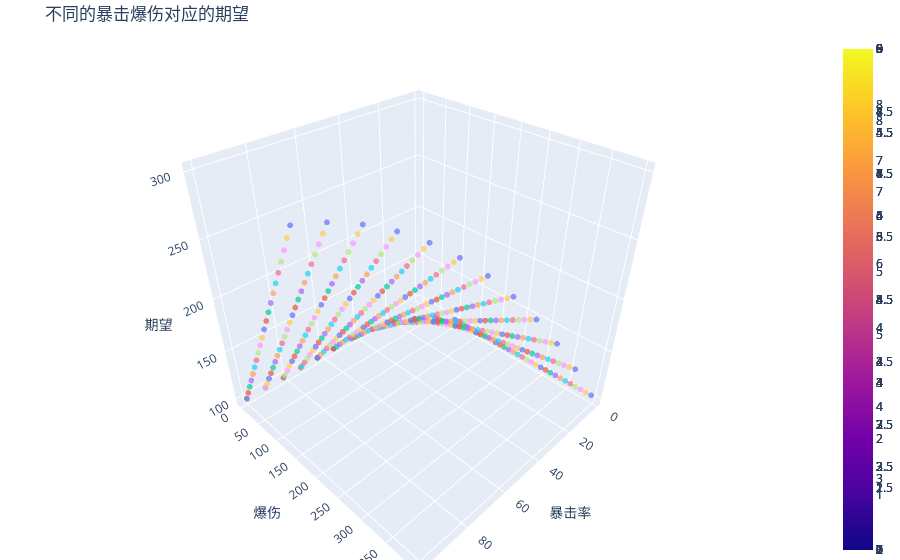

Notebook code for this chart:
### Code cell
fig = go.Figure()
fig.update_layout(title=dict(text="不同的暴击爆伤对应的期望"),
                  scene = dict( xaxis_title='暴击率',
                    yaxis_title='爆伤',
                    zaxis_title='期望'),
                  margin=dict(l=20, r=20, t=39, b=0),
                  
)
for i in range(0, 301, 10):
    fig.add_trace(go.Scatter3d(
    x=critic_rate, y=critic_dam[i], z=expectation[i],
    mode='markers',
    marker=dict(showscale=True),
    opacity=0.7,
    text = critic_dam[i]/critic_rate,
    ))
fig.update_traces(marker_size=2, showlegend=False)
                  
fig

### Figure 1 — Plotly figure (JSON) as saved in the notebook; plotly's stock layout.template omitted (floating-point values rounded to 4 significant figures)
{"data": [{"marker": {"showscale": true, "size": 2}, "mode": "markers", "opacity": 0.7, "showlegend": false, "text": [98, 8, 3.263, 1.571, 0.7027, 0.1739, 0, 0, 0, 0, 0, 0], "type": "scatter3d", "x": [1, 10, 19, 28, 37, 46, 55, 64, 73, 82, 91, 100], "y": [98, 80, 62, 44, 26, 8, 0, 0, 0, 0, 0, 0], "z": [101.0, 108, 111.8, 112.3, 109.6, 103.7, 100, 100, 100, 100, 100, 100]}, {"marker": {"showscale": true, "size": 2}, "mode": "markers", "opacity": 0.7, "showlegend": false, "text": [108, 9, 3.789, 1.929, 0.973, 0.3913, 0, 0, 0, 0, 0, 0], "type": "scatter3d", "x": [1, 10, 19, 28, 37, 46, 55, 64, 73, 82, 91, 100], "y": [108, 90, 72, 54, 36, 18, 0, 0, 0, 0, 0, 0], "z": [101.1, 109, 113.7, 115.1, 113.3, 108.3, 100, 100, 100, 100, 100, 100]}, {"marker": {"showscale": true, "size": 2}, "mode": "markers", "opacity": 0.7, "showlegend": false, "text": [118, 10, 4.316, 2.286, 1.243, 0.6087, 0.1818, 0, 0, 0, 0, 0], "type": "scatter3d", "x": [1, 10, 19, 28, 37, 46, 55, 64, 73, 82, 91, 100], "y": [118, 100, 82, 64, 46, 28, 10, 0, 0, 0, 0, 0], "z": [101.2, 110, 115.6, 117.9, 117.0, 112.9, 105.5, 100, 100, 100, 100, 100]}, {"marker": {"showscale": true, "size": 2}, "mode": "markers", "opacity": 0.7, "showlegend": false, "text": [128, 11, 4.842, 2.643, 1.514, 0.8261, 0.3636, 0.03125, 0, 0, 0, 0], "type": "scatter3d", "x": [1, 10, 19, 28, 37, 46, 55, 64, 73, 82, 91, 100], "y": [128, 110, 92, 74, 56, 38, 20, 2, 0, 0, 0, 0], "z": [101.3, 111, 117.5, 120.7, 120.7, 117.5, 111, 101.3, 100, 100, 100, 100]}, {"marker": {"showscale": true, "size": 2}, "mode": "markers", "opacity": 0.7, "showlegend": false, "text": [138, 12, 5.368, 3, 1.784, 1.043, 0.5455, 0.1875, 0, 0, 0, 0], "type": "scatter3d", "x": [1, 10, 19, 28, 37, 46, 55, 64, 73, 82, 91, 100], "y": [138, 120, 102, 84, 66, 48, 30, 12, 0, 0, 0, 0], "z": [101.4, 112, 119.4, 123.5, 124.4, 122.1, 116.5, 107.7, 100, 100, 100, 100]}, {"marker": {"showscale": true, "size": 2}, "mode": "markers", "opacity": 0.7, "showlegend": false, "text": [148, 13, 5.895, 3.357, 2.054, 1.261, 0.7273, 0.3438, 0.05479, 0, 0, 0], "type": "scatter3d", "x": [1, 10, 19, 28, 37, 46, 55, 64, 73, 82, 91, 100], "y": [148, 130, 112, 94, 76, 58, 40, 22, 4, 0, 0, 0], "z": [101.5, 113, 121.3, 126.3, 128.1, 126.7, 122, 114.1, 102.9, 100, 100, 100]}, {"marker": {"showscale": true, "size": 2}, "mode": "markers", "opacity": 0.7, "showlegend": false, "text": [158, 14, 6.421, 3.714, 2.324, 1.478, 0.9091, 0.5, 0.1918, 0, 0, 0], "type": "scatter3d", "x": [1, 10, 19, 28, 37, 46, 55, 64, 73, 82, 91, 100], "y": [158, 140, 122, 104, 86, 68, 50, 32, 14, 0, 0, 0], "z": [101.6, 114, 123.2, 129.1, 131.8, 131.3, 127.5, 120.5, 110.2, 100, 100, 100]}, {"marker": {"showscale": true, "size": 2}, "mode": "markers", "opacity": 0.7, "showlegend": false, "text": [168, 15, 6.947, 4.071, 2.595, 1.696, 1.091, 0.6562, 0.3288, 0.07317, 0, 0], "type": "scatter3d", "x": [1, 10, 19, 28, 37, 46, 55, 64, 73, 82, 91, 100], "y": [168, 150, 132, 114, 96, 78, 60, 42, 24, 6, 0, 0], "z": [101.7, 115, 125.1, 131.9, 135.5, 135.9, 133, 126.9, 117.5, 104.9, 100, 100]}, {"marker": {"showscale": true, "size": 2}, "mode": "markers", "opacity": 0.7, "showlegend": false, "text": [178, 16, 7.474, 4.429, 2.865, 1.913, 1.273, 0.8125, 0.4658, 0.1951, 0, 0], "type": "scatter3d", "x": [1, 10, 19, 28, 37, 46, 55, 64, 73, 82, 91, 100], "y": [178, 160, 142, 124, 106, 88, 70, 52, 34, 16, 0, 0], "z": [101.8, 116, 127.0, 134.7, 139.2, 140.5, 138.5, 133.3, 124.8, 113.1, 100, 100]}, {"marker": {"showscale": true, "size": 2}, "mode": "markers", "opacity": 0.7, "showlegend": false, "text": [188, 17, 8, 4.786, 3.135, 2.13, 1.455, 0.9688, 0.6027, 0.3171, 0.08791, 0], "type": "scatter3d", "x": [1, 10, 19, 28, 37, 46, 55, 64, 73, 82, 91, 100], "y": [188, 170, 152, 134, 116, 98, 80, 62, 44, 26, 8, 0], "z": [101.9, 117, 128.9, 137.5, 142.9, 145.1, 144, 139.7, 132.1, 121.3, 107.3, 100]}, {"marker": {"showscale": true, "size": 2}, "mode": "markers", "opacity": 0.7, "showlegend": false, "text": [198, 18, 8.526, 5.143, 3.405, 2.348, 1.636, 1.125, 0.7397, 0.439, 0.1978, 0], "type": "scatter3d", "x": [1, 10, 19, 28, 37, 46, 55, 64, 73, 82, 91, 100], "y": [198, 180, 162, 144, 126, 108, 90, 72, 54, 36, 18, 0], "z": [102.0, 118, 130.8, 140.3, 146.6, 149.7, 149.5, 146.1, 139.4, 129.5, 116.4, 100]}, {"marker": {"showscale": true, "size": 2}, "mode": "markers", "opacity": 0.7, "showlegend": false, "text": [208, 19, 9.053, 5.5, 3.676, 2.565, 1.818, 1.281, 0.8767, 0.561, 0.3077, 0.1], "type": "scatter3d", "x": [1, 10, 19, 28, 37, 46, 55, 64, 73, 82, 91, 100], "y": [208, 190, 172, 154, 136, 118, 100, 82, 64, 46, 28, 10], "z": [102.1, 119, 132.7, 143.1, 150.3, 154.3, 155, 152.5, 146.7, 137.7, 125.5, 110]}, {"marker": {"showscale": true, "size": 2}, "mode": "markers", "opacity": 0.7, "showlegend": false, "text": [218, 20, 9.579, 5.857, 3.946, 2.783, 2, 1.438, 1.014, 0.6829, 0.4176, 0.2], "type": "scatter3d", "x": [1, 10, 19, 28, 37, 46, 55, 64, 73, 82, 91, 100], "y": [218, 200, 182, 164, 146, 128, 110, 92, 74, 56, 38, 20], "z": [102.2, 120, 134.6, 145.9, 154.0, 158.9, 160.5, 158.9, 154.0, 145.9, 134.6, 120]}, {"marker": {"showscale": true, "size": 2}, "mode": "markers", "opacity": 0.7, "showlegend": false, "text": [228, 21, 10.11, 6.214, 4.216, 3, 2.182, 1.594, 1.151, 0.8049, 0.5275, 0.3], "type": "scatter3d", "x": [1, 10, 19, 28, 37, 46, 55, 64, 73, 82, 91, 100], "y": [228, 210, 192, 174, 156, 138, 120, 102, 84, 66, 48, 30], "z": [102.3, 121, 136.5, 148.7, 157.7, 163.5, 166, 165.3, 161.3, 154.1, 143.7, 130]}, {"marker": {"showscale": true, "size": 2}, "mode": "markers", "opacity": 0.7, "showlegend": false, "text": [238, 22, 10.63, 6.571, 4.486, 3.217, 2.364, 1.75, 1.288, 0.9268, 0.6374, 0.4], "type": "scatter3d", "x": [1, 10, 19, 28, 37, 46, 55, 64, 73, 82, 91, 100], "y": [238, 220, 202, 184, 166, 148, 130, 112, 94, 76, 58, 40], "z": [102.4, 122, 138.4, 151.5, 161.4, 168.1, 171.5, 171.7, 168.6, 162.3, 152.8, 140]}, {"marker": {"showscale": true, "size": 2}, "mode": "markers", "opacity": 0.7, "showlegend": false, "text": [248, 23, 11.16, 6.929, 4.757, 3.435, 2.545, 1.906, 1.425, 1.049, 0.7473, 0.5], "type": "scatter3d", "x": [1, 10, 19, 28, 37, 46, 55, 64, 73, 82, 91, 100], "y": [248, 230, 212, 194, 176, 158, 140, 122, 104, 86, 68, 50], "z": [102.5, 123, 140.3, 154.3, 165.1, 172.7, 177, 178.1, 175.9, 170.5, 161.9, 150]}, {"marker": {"showscale": true, "size": 2}, "mode": "markers", "opacity": 0.7, "showlegend": false, "text": [258, 24, 11.68, 7.286, 5.027, 3.652, 2.727, 2.062, 1.562, 1.171, 0.8571, 0.6], "type": "scatter3d", "x": [1, 10, 19, 28, 37, 46, 55, 64, 73, 82, 91, 100], "y": [258, 240, 222, 204, 186, 168, 150, 132, 114, 96, 78, 60], "z": [102.6, 124, 142.2, 157.1, 168.8, 177.3, 182.5, 184.5, 183.2, 178.7, 171.0, 160]}, {"marker": {"showscale": true, "size": 2}, "mode": "markers", "opacity": 0.7, "showlegend": false, "text": [268, 25, 12.21, 7.643, 5.297, 3.87, 2.909, 2.219, 1.699, 1.293, 0.967, 0.7], "type": "scatter3d", "x": [1, 10, 19, 28, 37, 46, 55, 64, 73, 82, 91, 100], "y": [268, 250, 232, 214, 196, 178, 160, 142, 124, 106, 88, 70], "z": [102.7, 125, 144.1, 159.9, 172.5, 181.9, 188, 190.9, 190.5, 186.9, 180.1, 170]}, {"marker": {"showscale": true, "size": 2}, "mode": "markers", "opacity": 0.7, "showlegend": false, "text": [278, 26, 12.74, 8, 5.568, 4.087, 3.091, 2.375, 1.836, 1.415, 1.077, 0.8], "type": "scatter3d", "x": [1, 10, 19, 28, 37, 46, 55, 64, 73, 82, 91, 100], "y": [278, 260, 242, 224, 206, 188, 170, 152, 134, 116, 98, 80], "z": [102.8, 126, 146.0, 162.7, 176.2, 186.5, 193.5, 197.3, 197.8, 195.1, 189.2, 180]}, {"marker": {"showscale": true, "size": 2}, "mode": "markers", "opacity": 0.7, "showlegend": false, "text": [288, 27, 13.26, 8.357, 5.838, 4.304, 3.273, 2.531, 1.973, 1.537, 1.187, 0.9], "type": "scatter3d", "x": [1, 10, 19, 28, 37, 46, 55, 64, 73, 82, 91, 100], "y": [288, 270, 252, 234, 216, 198, 180, 162, 144, 126, 108, 90], "z": [102.9, 127, 147.9, 165.5, 179.9, 191.1, 199, 203.7, 205.1, 203.3, 198.3, 190]}, {"marker": {"showscale": true, "size": 2}, "mode": "markers", "opacity": 0.7, "showlegend": false, "text": [298, 28, 13.79, 8.714, 6.108, 4.522, 3.455, 2.688, 2.11, 1.659, 1.297, 1], "type": "scatter3d", "x": [1, 10, 19, 28, 37, 46, 55, 64, 73, 82, 91, 100], "y": [298, 280, 262, 244, 226, 208, 190, 172, 154, 136, 118, 100], "z": [103.0, 128, 149.8, 168.3, 183.6, 195.7, 204.5, 210.1, 212.4, 211.5, 207.4, 200]}, {"marker": {"showscale": true, "size": 2}, "mode": "markers", "opacity": 0.7, "showlegend": false, "text": [308, 29, 14.32, 9.071, 6.378, 4.739, 3.636, 2.844, 2.247, 1.78, 1.407, 1.1], "type": "scatter3d", "x": [1, 10, 19, 28, 37, 46, 55, 64, 73, 82, 91, 100], "y": [308, 290, 272, 254, 236, 218, 200, 182, 164, 146, 128, 110], "z": [103.1, 129, 151.7, 171.1, 187.3, 200.3, 210, 216.5, 219.7, 219.7, 216.5, 210]}, {"marker": {"showscale": true, "size": 2}, "mode": "markers", "opacity": 0.7, "showlegend": false, "text": [318, 30, 14.84, 9.429, 6.649, 4.957, 3.818, 3, 2.384, 1.902, 1.516, 1.2], "type": "scatter3d", "x": [1, 10, 19, 28, 37, 46, 55, 64, 73, 82, 91, 100], "y": [318, 300, 282, 264, 246, 228, 210, 192, 174, 156, 138, 120], "z": [103.2, 130, 153.6, 173.9, 191.0, 204.9, 215.5, 222.9, 227.0, 227.9, 225.6, 220]}, {"marker": {"showscale": true, "size": 2}, "mode": "markers", "opacity": 0.7, "showlegend": false, "text": [328, 31, 15.37, 9.786, 6.919, 5.174, 4, 3.156, 2.521, 2.024, 1.626, 1.3], "type": "scatter3d", "x": [1, 10, 19, 28, 37, 46, 55, 64, 73, 82, 91, 100], "y": [328, 310, 292, 274, 256, 238, 220, 202, 184, 166, 148, 130], "z": [103.3, 131, 155.5, 176.7, 194.7, 209.5, 221, 229.3, 234.3, 236.1, 234.7, 230]}, {"marker": {"showscale": true, "size": 2}, "mode": "markers", "opacity": 0.7, "showlegend": false, "text": [338, 32, 15.89, 10.14, 7.189, 5.391, 4.182, 3.312, 2.658, 2.146, 1.736, 1.4], "type": "scatter3d", "x": [1, 10, 19, 28, 37, 46, 55, 64, 73, 82, 91, 100], "y": [338, 320, 302, 284, 266, 248, 230, 212, 194, 176, 158, 140], "z": [103.4, 132, 157.4, 179.5, 198.4, 214.1, 226.5, 235.7, 241.6, 244.3, 243.8, 240]}, {"marker": {"showscale": true, "size": 2}, "mode": "markers", "opacity": 0.7, "showlegend": false, "text": [348, 33, 16.42, 10.5, 7.459, 5.609, 4.364, 3.469, 2.795, 2.268, 1.846, 1.5], "type": "scatter3d", "x": [1, 10, 19, 28, 37, 46, 55, 64, 73, 82, 91, 100], "y": [348, 330, 312, 294, 276, 258, 240, 222, 204, 186, 168, 150], "z": [103.5, 133, 159.3, 182.3, 202.1, 218.7, 232, 242.1, 248.9, 252.5, 252.9, 250]}, {"marker": {"showscale": true, "size": 2}, "mode": "markers", "opacity": 0.7, "showlegend": false, "text": [358, 34, 16.95, 10.86, 7.73, 5.826, 4.545, 3.625, 2.932, 2.39, 1.956, 1.6], "type": "scatter3d", "x": [1, 10, 19, 28, 37, 46, 55, 64, 73, 82, 91, 100], "y": [358, 340, 322, 304, 286, 268, 250, 232, 214, 196, 178, 160], "z": [103.6, 134, 161.2, 185.1, 205.8, 223.3, 237.5, 248.5, 256.2, 260.7, 262.0, 260]}, {"marker": {"showscale": true, "size": 2}, "mode": "markers", "opacity": 0.7, "showlegend": false, "text": [368, 35, 17.47, 11.21, 8, 6.043, 4.727, 3.781, 3.068, 2.512, 2.066, 1.7], "type": "scatter3d", "x": [1, 10, 19, 28, 37, 46, 55, 64, 73, 82, 91, 100], "y": [368, 350, 332, 314, 296, 278, 260, 242, 224, 206, 188, 170], "z": [103.7, 135, 163.1, 187.9, 209.5, 227.9, 243, 254.9, 263.5, 268.9, 271.1, 270]}, {"marker": {"showscale": true, "size": 2}, "mode": "markers", "opacity": 0.7, "showlegend": false, "text": [378, 36, 18, 11.57, 8.27, 6.261, 4.909, 3.938, 3.205, 2.634, 2.176, 1.8], "type": "scatter3d", "x": [1, 10, 19, 28, 37, 46, 55, 64, 73, 82, 91, 100], "y": [378, 360, 342, 324, 306, 288, 270, 252, 234, 216, 198, 180], "z": [103.8, 136, 165.0, 190.7, 213.2, 232.5, 248.5, 261.3, 270.8, 277.1, 280.2, 280]}, {"marker": {"showscale": true, "size": 2}, "mode": "markers", "opacity": 0.7, "showlegend": false, "text": [388, 37, 18.53, 11.93, 8.541, 6.478, 5.091, 4.094, 3.342, 2.756, 2.286, 1.9], "type": "scatter3d", "x": [1, 10, 19, 28, 37, 46, 55, 64, 73, 82, 91, 100], "y": [388, 370, 352, 334, 316, 298, 280, 262, 244, 226, 208, 190], "z": [103.9, 137, 166.9, 193.5, 216.9, 237.1, 254, 267.7, 278.1, 285.3, 289.3, 290]}, {"marker": {"showscale": true, "size": 2}, "mode": "markers", "opacity": 0.7, "showlegend": false, "text": [398, 38, 19.05, 12.29, 8.811, 6.696, 5.273, 4.25, 3.479, 2.878, 2.396, 2], "type": "scatter3d", "x": [1, 10, 19, 28, 37, 46, 55, 64, 73, 82, 91, 100], "y": [398, 380, 362, 344, 326, 308, 290, 272, 254, 236, 218, 200], "z": [104.0, 138, 168.8, 196.3, 220.6, 241.7, 259.5, 274.1, 285.4, 293.5, 298.4, 300]}], "layout": {"margin": {"b": 0, "l": 20, "r": 20, "t": 39}, "scene": {"xaxis": {"title": {"text": "暴击率"}}, "yaxis": {"title": {"text": "爆伤"}}, "zaxis": {"title": {"text": "期望"}}}, "title": {"text": "不同的暴击爆伤对应的期望"}}}
